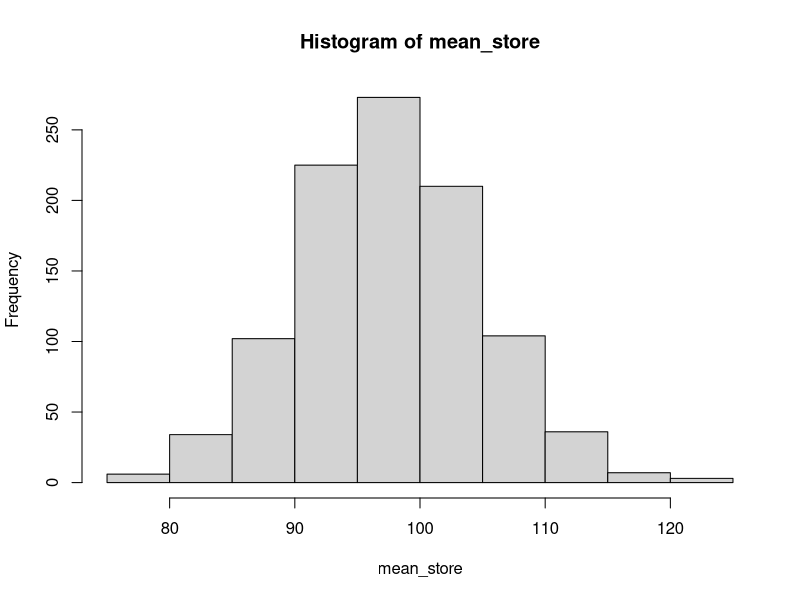

Generate this figure with R:
## ---- chunk 1
# draw 10,000 number from the above distribution and store it.

# count the number of draws that falls in the given range. 
#a.

P1 = pnorm(50, mean =30, sd = 10)
P2 = pnorm(20, mean =30, sd = 10)
p = P1 - P2
p

#b.
set.seed(666)
x = rnorm(10000, mean = 30, sd = 10)
p = sum(x<=60&x>=30)/10000 
p

## ---- chunk 2
# for(i in 1:1000){
  # draw one such sample with N=1000
  # store the mean of the sample
  # store the standard deviation of the sample
# }
# compute the mean of the sample means
# compute the mean of the sample standard deviations
N = 1000

mean_store = vector(length=N)
sd_store = vector(length=N)
for (i in 1:1000) {
  x = sample(c(7,77,777),size=1000,replace=T,prob=c(0.7,0.2,0.1))
  mean_store[i] = mean(x)
  sd_store[i] = sd(x)
}

mean_mean = mean(mean_store)
mean_mean
mean_sd = mean(sd_store)
mean_sd
## ---- chunk 3
# plot your data:
  # the hist() function is the easiest way to do so.
  # we will learn more sophisticated plotting skills later.
hist(mean_store)
